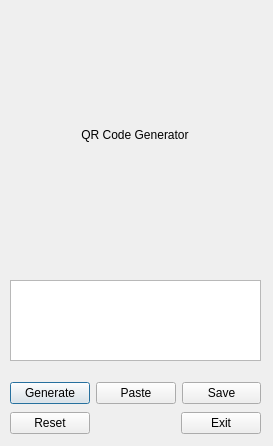
<?xml version="1.0" encoding="UTF-8"?>
<ui version="4.0">
 <class>mainDialog</class>
 <widget class="QDialog" name="mainDialog">
  <property name="geometry">
   <rect>
    <x>0</x>
    <y>0</y>
    <width>273</width>
    <height>446</height>
   </rect>
  </property>
  <property name="minimumSize">
   <size>
    <width>273</width>
    <height>446</height>
   </size>
  </property>
  <property name="maximumSize">
   <size>
    <width>273</width>
    <height>446</height>
   </size>
  </property>
  <property name="windowTitle">
   <string>Dialog</string>
  </property>
  <widget class="QLabel" name="qrCodeLabel">
   <property name="geometry">
    <rect>
     <x>10</x>
     <y>10</y>
     <width>250</width>
     <height>250</height>
    </rect>
   </property>
   <property name="minimumSize">
    <size>
     <width>250</width>
     <height>250</height>
    </size>
   </property>
   <property name="maximumSize">
    <size>
     <width>250</width>
     <height>250</height>
    </size>
   </property>
   <property name="text">
    <string>QR Code Generator</string>
   </property>
   <property name="alignment">
    <set>Qt::AlignCenter</set>
   </property>
  </widget>
  <widget class="QTextEdit" name="textEdit">
   <property name="geometry">
    <rect>
     <x>10</x>
     <y>280</y>
     <width>251</width>
     <height>81</height>
    </rect>
   </property>
  </widget>
  <widget class="QWidget" name="layoutWidget">
   <property name="geometry">
    <rect>
     <x>10</x>
     <y>380</y>
     <width>251</width>
     <height>58</height>
    </rect>
   </property>
   <layout class="QVBoxLayout" name="verticalLayout">
    <item>
     <layout class="QHBoxLayout" name="horizontalLayout">
      <item>
       <widget class="QPushButton" name="generateButton">
        <property name="text">
         <string>Generate</string>
        </property>
       </widget>
      </item>
      <item>
       <widget class="QPushButton" name="pasteButton">
        <property name="text">
         <string>Paste</string>
        </property>
       </widget>
      </item>
      <item>
       <widget class="QPushButton" name="saveButton">
        <property name="text">
         <string>Save</string>
        </property>
       </widget>
      </item>
     </layout>
    </item>
    <item>
     <layout class="QHBoxLayout" name="horizontalLayout_2">
      <item>
       <widget class="QPushButton" name="resetButton">
        <property name="text">
         <string>Reset</string>
        </property>
       </widget>
      </item>
      <item>
       <spacer name="horizontalSpacer">
        <property name="orientation">
         <enum>Qt::Horizontal</enum>
        </property>
        <property name="sizeHint" stdset="0">
         <size>
          <width>40</width>
          <height>20</height>
         </size>
        </property>
       </spacer>
      </item>
      <item>
       <widget class="QPushButton" name="exitButton">
        <property name="text">
         <string>Exit</string>
        </property>
       </widget>
      </item>
     </layout>
    </item>
   </layout>
  </widget>
 </widget>
 <resources/>
 <connections>
  <connection>
   <sender>exitButton</sender>
   <signal>clicked()</signal>
   <receiver>mainDialog</receiver>
   <slot>close()</slot>
   <hints>
    <hint type="sourcelabel">
     <x>230</x>
     <y>427</y>
    </hint>
    <hint type="destinationlabel">
     <x>156</x>
     <y>420</y>
    </hint>
   </hints>
  </connection>
 </connections>
</ui>
